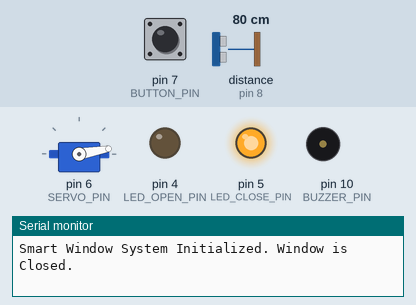
This sketch was run on a simulated Arduino Uno, built with avr-gcc and run on an emulated ATmega328P. Parts: servo, output pins drawn as LEDs (lit = HIGH), buzzer (waves = sounding, pin HIGH), the last lines printed to the serial monitor. The inputs (shaded band) are chosen by the test bench; at power-on: distance to the obstacle (sensor on pin 8) 80 cm, pin 7 (BUTTON_PIN) LOW. The echo pulse lasts 58.3 µs per cm.

Above: at 2.4 s.
2.5 s: distance to the obstacle (sensor on pin 8) set to 23 cm
4.0 s: distance to the obstacle (sensor on pin 8) set to 18 cm
At 4.6 s:
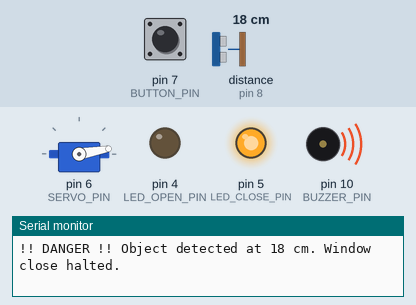
5.5 s: pin 7 (BUTTON_PIN) pulled HIGH for 0.15 s
At 6.6 s:
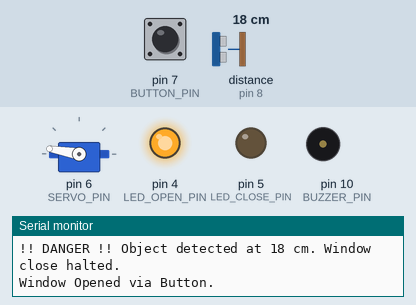
8.7 s: pin 7 (BUTTON_PIN) pulled HIGH for 1 s
At 10.1 s:
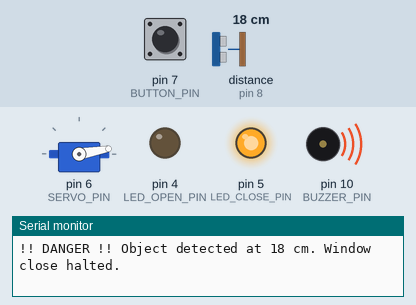
11.2 s: pin 7 (BUTTON_PIN) pulled HIGH for 3.2 s
At 11.9 s:
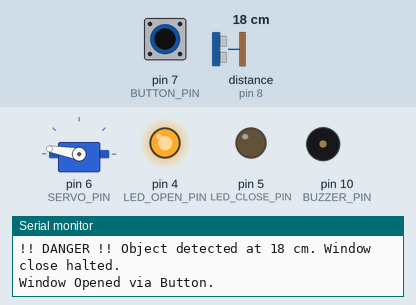
Timing chart, 0 to 14.2 s (numbered marks = the images above; inputs shaded):
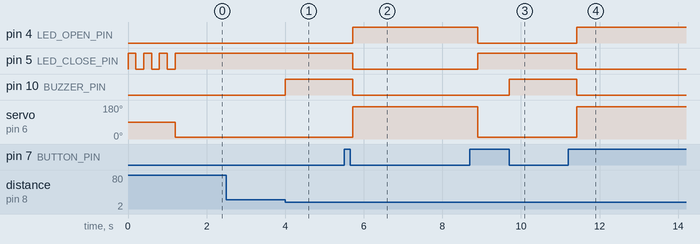

The sketch:

0.01_____.ino
```cpp
//created by I24712I
//Goin me in Git-Hub
//Engoy
#include <Servo.h>         // للتحكم في محرك السيرفو
#include <SoftwareSerial.h> // للتحكم بالبلوتوث عبر أطراف (2 و 3)
#include <NewPing.h>       // للتحكم بمستشعر المسافة (HC-SR04)

// ******* 1. تعريف أطراف الدوائر *******

// البلوتوث HC-05
const int BT_RX_PIN = 2; // مستقبل الأردوينو -> يتصل بـ TXD في البلوتوث (مباشر)
const int BT_TX_PIN = 3; // مرسل الأردوينو -> يتصل بـ RXD في البلوتوث (عبر مقسم الجهد)

// مستشعر المسافة HC-SR04
const int TRIGGER_PIN = 9; // إرسال الموجات
const int ECHO_PIN = 8;    // استقبال الموجات

// محرك السيرفو
const int SERVO_PIN = 6;

// الزر الضاغط والـ LEDs (مؤشرات الحالة)
const int BUTTON_PIN = 7;    // الزر اليدوي (متصل بمقاومة Pull-down 10kOhm)
const int LED_OPEN_PIN = 4;  // LED أخضر (النافذة مفتوحة)
const int LED_CLOSE_PIN = 5; // LED أحمر (النافذة مغلقة)
const int BUZZER_PIN = 10;   // الجرس الصوتي للتنبيه الأمني

// ******* 2. تعريف الثوابت وقيم الزوايا *******
const int MAX_DISTANCE = 200; // أقصى مسافة يقيسها المستشعر (2 متر)
const int OPEN_ANGLE = 170;   // زاوية الفتح
const int CLOSE_ANGLE = 10;   // زاوية الإغلاق
const int SAFETY_THRESHOLD = 20; // حد الأمان (20 سم) لوقف الإغلاق

// ******* 3. إنشاء الكائنات (Instances) *******
Servo windowServo;
SoftwareSerial bluetooth(BT_RX_PIN, BT_TX_PIN); // RX, TX
NewPing sonar(TRIGGER_PIN, ECHO_PIN, MAX_DISTANCE);

// ******* 4. المتغيرات الحالة *******
bool isWindowOpen = false; // لمتابعة حالة النافذة (مغلقة في البداية)

// **********************************************
// ************ الدوال المساعدة (Prototypes) ******
// **********************************************
void setWindowState(int angle);
void handleBluetoothControl();
void handleManualButton();
void checkSafetyDistance();

// **********************************************
// ************** الدالة setup ******************
// **********************************************
void setup() {
  // تهيئة الاتصالات التسلسلية
  Serial.begin(9600);
  bluetooth.begin(9600);

  // تهيئة أطراف المخرجات (Outputs)
  pinMode(LED_OPEN_PIN, OUTPUT);
  pinMode(LED_CLOSE_PIN, OUTPUT);
  pinMode(BUZZER_PIN, OUTPUT);

  // تهيئة أطراف المدخلات (Inputs)
  pinMode(BUTTON_PIN, INPUT);

  // توصيل السيرفو بالطرف المحدد
  windowServo.attach(SERVO_PIN);

  // ⭐️⭐️⭐️ وميض عند التشغيل (3 مرات) للتأكد من عمل الكود ⭐️⭐️⭐️
  for (int i = 0; i < 3; i++) {
    digitalWrite(LED_CLOSE_PIN, HIGH); // تشغيل LED الأحمر
    delay(200);
    digitalWrite(LED_CLOSE_PIN, LOW);  // إطفاء LED الأحمر
    delay(200);
  }
  // ⭐️⭐️⭐️ نهاية الوميض ⭐️⭐️⭐️

  // إغلاق النافذة في البداية (هذا سيبقي LED_CLOSE_PIN مضاءً بعد الوميض)
  setWindowState(CLOSE_ANGLE);
  Serial.println("Smart Window System Initialized. Window is Closed.");
}

// **********************************************
// ************** الدالة loop *******************
// **********************************************
void loop() {
  handleBluetoothControl(); // 1. معالجة أوامر البلوتوث
  handleManualButton();     // 2. معالجة ضغطة الزر اليدوي
  checkSafetyDistance();    // 3. التحقق من الأمان أثناء الإغلاق
}


// **********************************************
// ************ تعريف الدوال المساعدة ***********
// **********************************************

// 1. دالة تغيير حالة النافذة (تتحكم في السيرفو والـ LEDs)
void setWindowState(int angle) {
  // إيقاف الجرس في حال كان يعمل
  digitalWrite(BUZZER_PIN, LOW);

  if (angle == OPEN_ANGLE) {
    isWindowOpen = true;
    digitalWrite(LED_OPEN_PIN, HIGH);
    digitalWrite(LED_CLOSE_PIN, LOW);
  } else if (angle == CLOSE_ANGLE) {
    isWindowOpen = false;
    digitalWrite(LED_OPEN_PIN, LOW);
    digitalWrite(LED_CLOSE_PIN, HIGH);
  }
  windowServo.write(angle);
}

// 2. دالة معالجة أوامر البلوتوث (1 للفتح، 0 للإغلاق)
void handleBluetoothControl() {
  if (bluetooth.available()) {
    char command = bluetooth.read();
    Serial.print("Received Command: ");
    Serial.println(command);

    if (command == '1') {
      setWindowState(OPEN_ANGLE);
      Serial.println("Window Opened via Bluetooth.");
    } else if (command == '0') {
      setWindowState(CLOSE_ANGLE);
      Serial.println("Window Closed via Bluetooth.");
    }
  }
}

// 3. دالة معالجة ضغط الزر اليدوي
void handleManualButton() {
  // التحقق من الضغط
  if (digitalRead(BUTTON_PIN) == HIGH) {
    delay(200); // Debouncing

    // تبديل الحالة
    if (isWindowOpen) {
      setWindowState(CLOSE_ANGLE);
      Serial.println("Window Closed via Button.");
    } else {
      setWindowState(OPEN_ANGLE);
      Serial.println("Window Opened via Button.");
    }

    // الانتظار حتى يتم رفع اليد عن الزر
    while (digitalRead(BUTTON_PIN) == HIGH) {
      // لا تفعل شيئًا
    }
  }
}

// 4. دالة التحقق من المسافة (ميزة الأمان)
void checkSafetyDistance() {
  // التحقق يتم فقط عندما تكون النافذة مغلقة
  if (!isWindowOpen) {
    // قياس المسافة
    long duration = sonar.ping_cm(); // قياس المسافة بالسنتيمتر

    // إذا كانت المسافة بين 1 سم وحد الأمان (20 سم)
    if (duration > 1 && duration <= SAFETY_THRESHOLD) {
      // تم اكتشاف جسم! إيقاف السيرفو وإصدار تنبيه
      windowServo.write(windowServo.read()); // إبقاء السيرفو في موضعه الحالي

      digitalWrite(BUZZER_PIN, HIGH);

      // طباعة التنبيه
      Serial.print("!! DANGER !! Object detected at ");
      Serial.print(duration);
      Serial.println(" cm. Window close halted.");
    } else {
      // إطفاء الجرس إذا كان يعمل وتم رفع الخطر
      digitalWrite(BUZZER_PIN, LOW);
    }
  }
}
```

Measured:
- the behaviour switches between 21 and 20 cm on distance to the obstacle (sensor on pin 8) (found by bisection; images 0 and 1)
- after the input at 2.5 s, every drawn part: stays the same
- after the input at 4.0 s, pin 10 (BUZZER_PIN): LOW → HIGH at once
- after the input at 5.5 s, pin 4 (LED_OPEN_PIN): LOW → HIGH after 0.22 s; pin 5 (LED_CLOSE_PIN), pin 10 (BUZZER_PIN): HIGH → LOW after 0.22 s; servo on pin 6 (SERVO_PIN): 10° → 170° after 0.22 s
- after the input at 8.7 s, pin 4 (LED_OPEN_PIN): HIGH → LOW after 0.20 s; pin 5 (LED_CLOSE_PIN): LOW → HIGH after 0.20 s; pin 10 (BUZZER_PIN): LOW → HIGH after 1.0 s; servo on pin 6 (SERVO_PIN): 170° → 10° after 0.20 s
- after the input at 11.2 s, pin 4 (LED_OPEN_PIN): LOW → HIGH after 0.22 s; pin 5 (LED_CLOSE_PIN), pin 10 (BUZZER_PIN): HIGH → LOW after 0.22 s; servo on pin 6 (SERVO_PIN): 10° → 170° after 0.22 s
